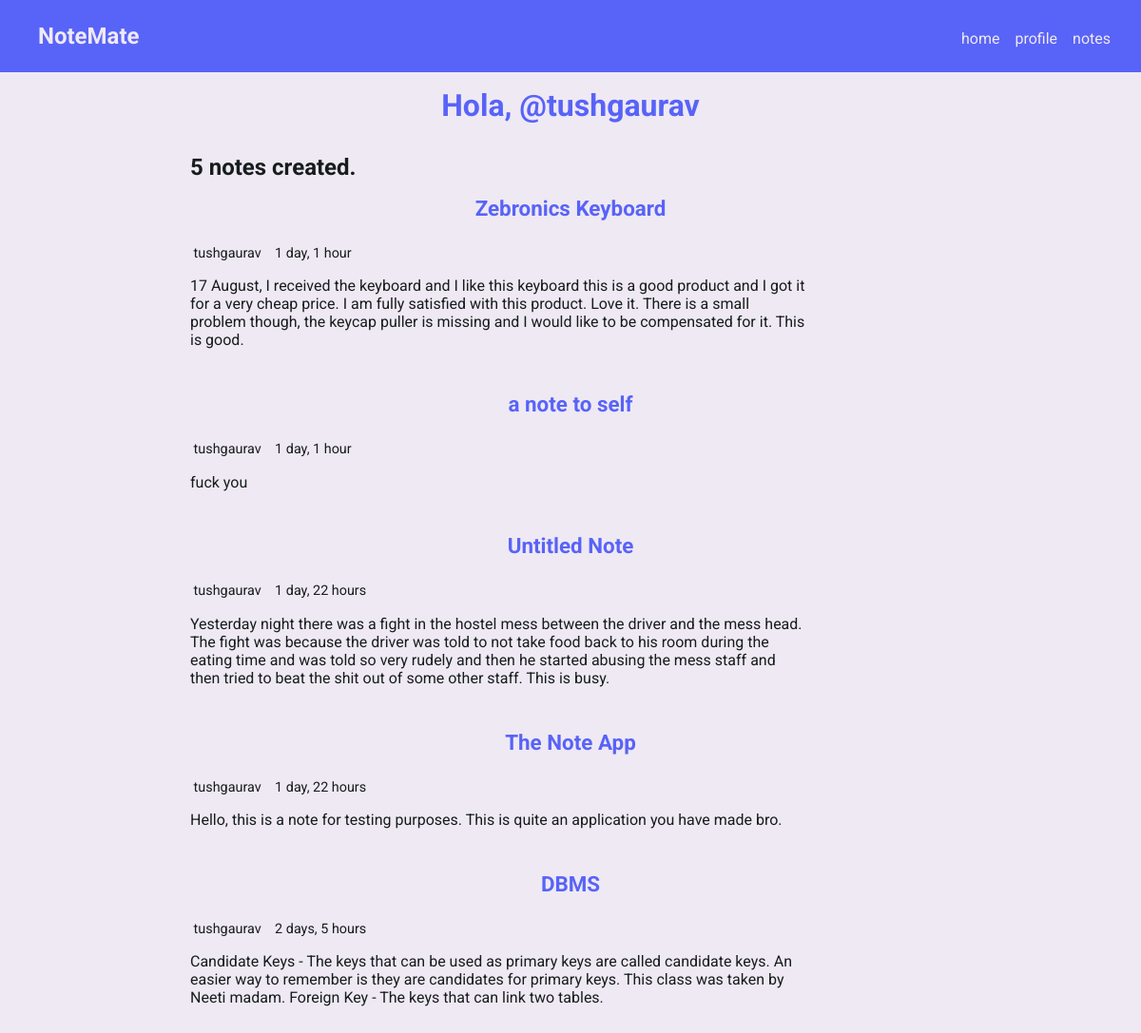
The app's page /user/tushgaurav, older data.
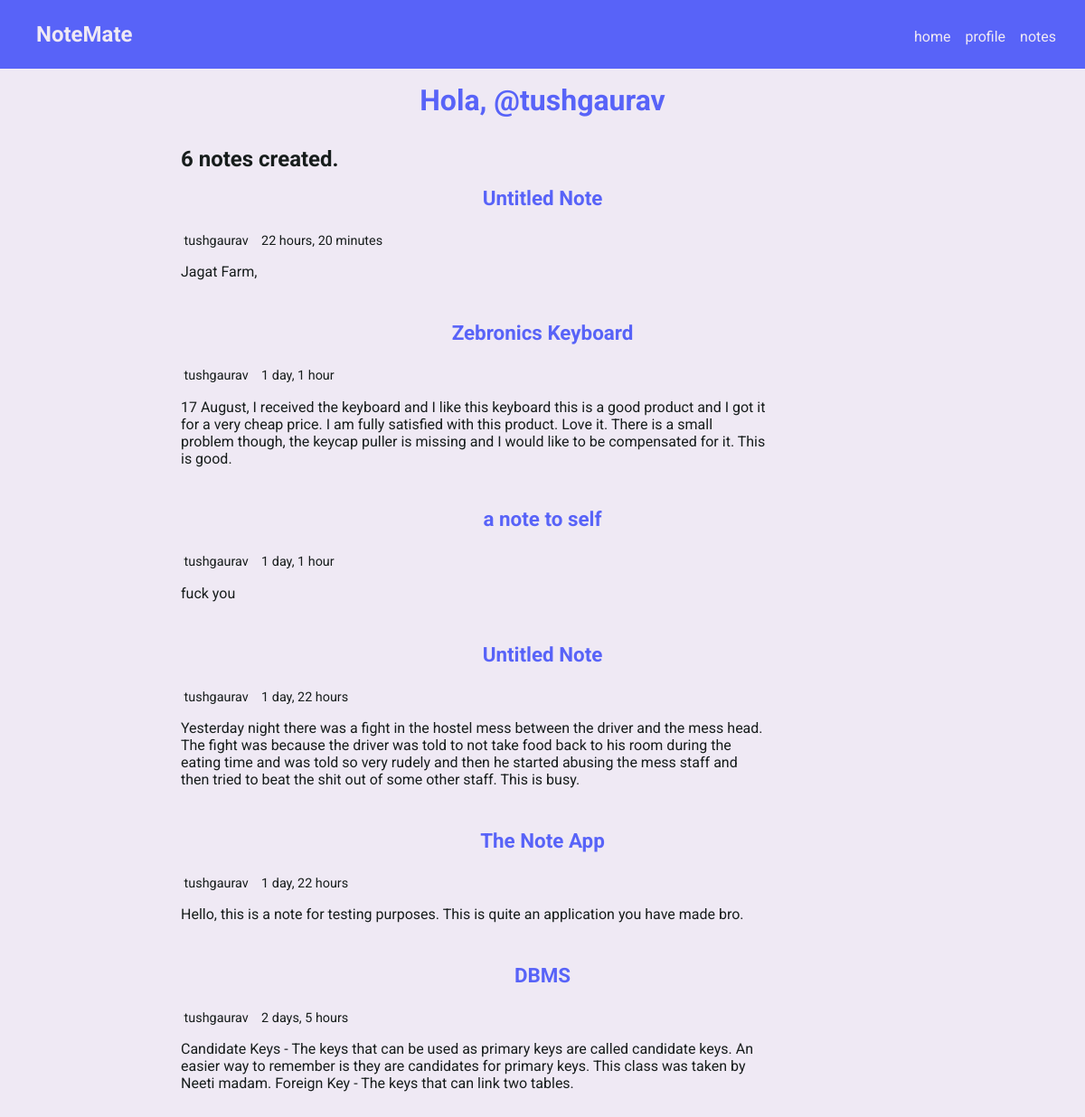
The same page, newer data.
### notes/models.py (models this page shows, shortened)
class Note(models.Model):
    user = models.ForeignKey(User, on_delete=models.CASCADE)
    title = models.CharField(max_length=255, default="Untitled Note")
    content = models.TextField()
    date_added = models.DateTimeField(auto_now_add=True)
    date_updated = models.DateTimeField(auto_now=True)
    class Meta:
        ordering = ['-date_updated', '-date_added']

### notes/views.py (the view)
# urls.py: path('user/<username>', views.profileView, name='profile'),
def profileView(request, username):
    user_obj = User.objects.get(username=username)
    notes = Note.objects.filter(user=user_obj)
    total_notes = notes.count()
    context = {
        'user': user_obj,
        'number': total_notes,
        'notes': notes,
    }
    return render(request, 'notes/user.html', context)

### notes/templates/notes/user.html (shortened to what this page needs)
{% extends 'base_template.html' %}
{% block content %}
{% include 'navbar.html' %}
<div class="container">
    <div class="row">
        <h1>Hola, @{{ user.username }}</h1>
        <h2>{{ number }} notes created.</h2>
        <div class="notes">
                {% for note in notes %}
            <div class="note">
                <h1>{{ note.title }}</h1>
                <div class="note_info">
                    <p>{{ note.user }}</p>
                    <p>{{ note.date_updated | timesince }}</p>
                </div>
                <p class="content">
                    {{ note.content }}
                </p>
            </div>
            {% endfor %}
        </div>
    </div>
</div>
{% endblock %}

### templates/base_template.html (shortened to what this page needs)
<!DOCTYPE html>
<html lang="en">
<head>
    {% load static %}
    <link rel="stylesheet" href="{% static 'styles/main.css' %}">
</head>
<body>
    {% block content %}
    {% endblock %}
</body>
</html>

### templates/navbar.html
<nav>
    <h1 class="logo">NoteMate</h1>
    <ul>
        <li><a href="{% url 'home' %}">home</a></li>
        <li><a href="{% url 'profile' user.username %}">profile</a></li>
        <li><a href="{% url 'add_note' %}">notes</a></li>
    </ul>
</nav>

### static/styles/main.css (style rules this page uses)
:root { --background: #EFE9F4; --nav: #5863F8; --text: #171D1C; --accent: #D74E09; }
* { margin: 0; box-sizing: border-box; }
body { font-family: 'Roboto', sans-serif; background-color: var(--background); color: var(--text); }
.container { width: 80%; max-width: 800px; margin: 0 auto; }
.row { padding: 1em 0; }
.row h1 { font-size: 2em; font-weight: 700; color: var(--nav); text-align: center; margin-bottom: 1em; }
nav { background-color: var(--nav); padding: 0 1em; color: red; display: flex; justify-content: space-between; align-items: baseline; flex-flow: row wrap; }
li a { color: var(--background); text-decoration: none; }
.logo { color: var(--background); padding-left: 1em; padding-top: 1em; padding-bottom: 1em; }
nav ul { color: var(--background); list-style: none; display: flex; gap: 1em; padding-right: 1em; }
* { margin: 0; }
.note { padding: 1em 0; }
.note h1 { font-size: 1.4em; }
.note_info { display: flex; flex-flow: row wrap; gap: 1em; padding: 0.25em; font-size: 0.90em; }
.content { padding: 0.8em 0; max-width: 72ch; }

Row changes from the older to the newer data that the page shows:
added Note: title "Untitled Note", user "tushgaurav", date_updated "22 hours, 20 minutes", content "Jagat Farm,"
Text that changed along with them:
{{ number }}: "5" → "6"
